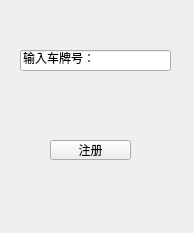
<?xml version="1.0" encoding="UTF-8"?>
<ui version="4.0">
 <class>RegisterPage</class>
 <widget class="QWidget" name="RegisterPage">
  <property name="geometry">
   <rect>
    <x>0</x>
    <y>0</y>
    <width>194</width>
    <height>233</height>
   </rect>
  </property>
  <property name="windowTitle">
   <string>Form</string>
  </property>
  <widget class="QLineEdit" name="plateEdit">
   <property name="geometry">
    <rect>
     <x>20</x>
     <y>50</y>
     <width>151</width>
     <height>21</height>
    </rect>
   </property>
   <property name="text">
    <string>输入车牌号：</string>
   </property>
  </widget>
  <widget class="QPushButton" name="regBtn">
   <property name="geometry">
    <rect>
     <x>50</x>
     <y>140</y>
     <width>81</width>
     <height>20</height>
    </rect>
   </property>
   <property name="text">
    <string>注册</string>
   </property>
  </widget>
 </widget>
 <resources/>
 <connections/>
</ui>
